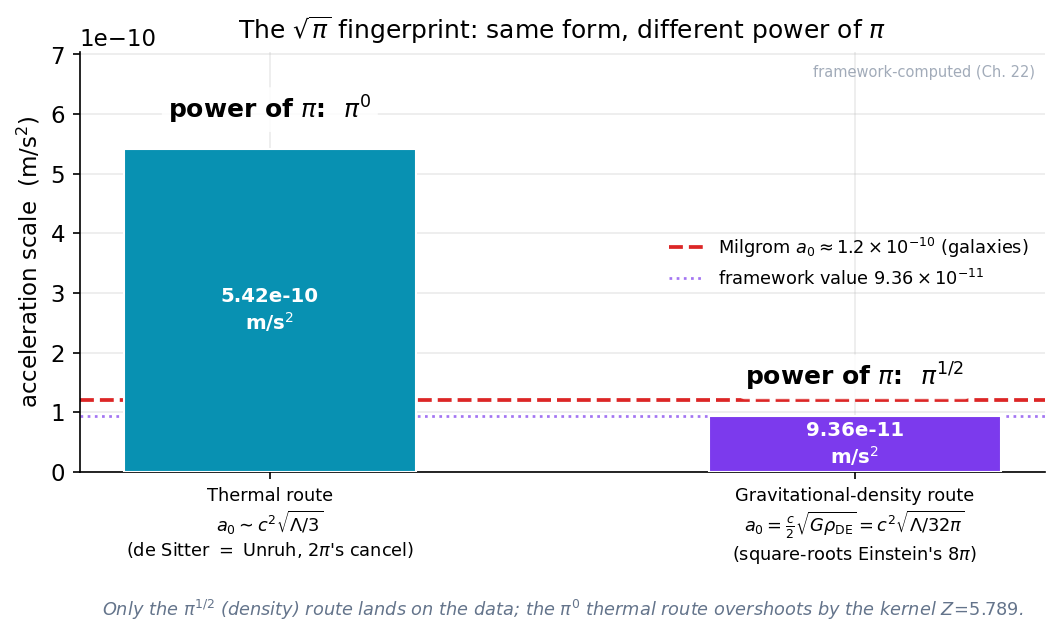

This figure's Python source:
import numpy as np, matplotlib
matplotlib.use("Agg")
import matplotlib.pyplot as plt
plt.rcParams.update({"figure.dpi":150,"savefig.dpi":150,"font.size":11,
    "axes.grid":True,"grid.alpha":0.25,"axes.spines.top":False,"axes.spines.right":False,
    "axes.titlesize":12,"figure.facecolor":"white","axes.facecolor":"white"})
C_FW="#7c3aed"; C_NEWTON="#64748b"; C_MOND="#0891b2"; C_DATA="#dc2626"  # framework / Newton / MOND / data-or-obs

# Figure 22.3 -- the sqrt(pi) fingerprint. Two routes to the SAME form c^2 sqrt(Lambda) leave
# DIFFERENT powers of pi: thermal (2pi's cancel) -> pi^0; gravitational-density (square-roots
# Einstein's 8pi) -> pi^(1/2). Only the density route lands on the framework/galaxy value.
c=2.998e8; G=6.674e-11; Lam=1.09e-52
rho_DE = Lam*c**2/(8*np.pi*G)
a0_density = 0.5*c*np.sqrt(G*rho_DE)          # = c^2 sqrt(Lam/32pi), carries pi^(1/2), kappa=1/2
a0_thermal = c*c*np.sqrt(Lam/3.0)             # = c H_Lambda, carries pi^0 (the 2pi's cancel)
a0_milgrom = 1.2e-10

fig, ax = plt.subplots(figsize=(7.4,4.6))

vals  = [a0_thermal, a0_density]
labs  = ["Thermal route\n$a_0\\sim c^2\\sqrt{\\Lambda/3}$\n(de Sitter $=$ Unruh, $2\\pi$'s cancel)",
         "Gravitational-density route\n$a_0=\\frac{c}{2}\\sqrt{G\\rho_{\\rm DE}}=c^2\\sqrt{\\Lambda/32\\pi}$\n(square-roots Einstein's $8\\pi$)"]
cols  = [C_MOND, C_FW]
pies  = ["$\\pi^{0}$", "$\\pi^{1/2}$"]
xpos  = [0,1]
ax.bar(xpos, vals, width=0.5, color=cols, edgecolor="white", zorder=3)
ymax = max(vals)*1.30
for x,v,p in zip(xpos,vals,pies):
    ax.text(x, v+ymax*0.055, f"power of $\\pi$:  {p}", ha="center", va="bottom",
            fontsize=12, fontweight="bold",
            bbox=dict(boxstyle="round,pad=0.25", fc="white", ec="none", alpha=0.85))
    ax.text(x, v*0.5, f"{v:.2e}\nm/s$^2$", ha="center", va="center",
            color="white", fontsize=9.5, fontweight="bold")

ax.axhline(a0_milgrom, color=C_DATA, ls="--", lw=1.8, zorder=2,
           label=f"Milgrom $a_0\\approx1.2\\times10^{{-10}}$ (galaxies)")
ax.axhline(a0_density, color=C_FW, ls=":", lw=1.3, alpha=0.7, zorder=1,
           label="framework value $9.36\\times10^{-11}$")

ax.set_xticks(xpos); ax.set_xticklabels(labs, fontsize=8.5)
ax.set_ylabel("acceleration scale  (m/s$^2$)")
ax.set_title("The $\\sqrt{\\pi}$ fingerprint: same form, different power of $\\pi$")
ax.set_ylim(0, ymax)
ax.legend(frameon=False, loc="center right", fontsize=8.5)
ax.text(0.5,-0.30,"Only the $\\pi^{1/2}$ (density) route lands on the data; the $\\pi^0$ thermal route overshoots by the kernel $Z\\!=\\!5.789$.",
        ha="center", va="top", fontsize=8.5, style="italic", color=C_NEWTON, transform=ax.transAxes)
ax.text(0.99,0.97,"framework-computed (Ch. 22)", ha="right", va="top",
        fontsize=7, color=C_NEWTON, alpha=0.6, transform=ax.transAxes)
fig.tight_layout(); fig.savefig("ch22_sqrt_pi_fingerprint.png", bbox_inches="tight"); print("ok")
